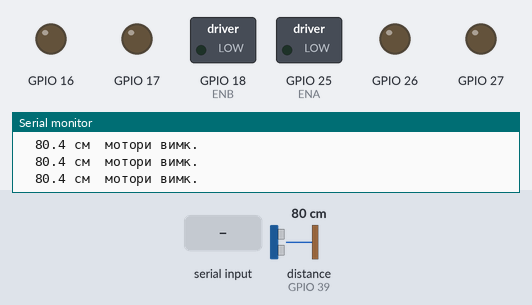
Bench run of a sketch on a simulated ESP32. Parts: switched loads named in the sketch (green lamp = pin HIGH), output pins drawn as LEDs (lit = HIGH), the last lines printed to the serial monitor. Wiring (inferred from the names in the program): ultrasonic range finder: trigger GPIO 15; echo GPIO 39. The test bench sets the inputs (shaded band); at power-on: distance to the obstacle (sensor on GPIO 39) 80 cm. The echo pulse lasts 58.3 µs per cm; pins used as bus, display or sensor lines are not drawn.

Above: at 1.2 s.
1.3 s: "m" received over Serial
At 2.1 s:
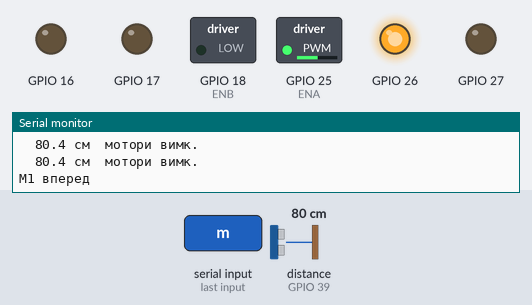
4.3 s: "g" received over Serial
At 5.6 s:
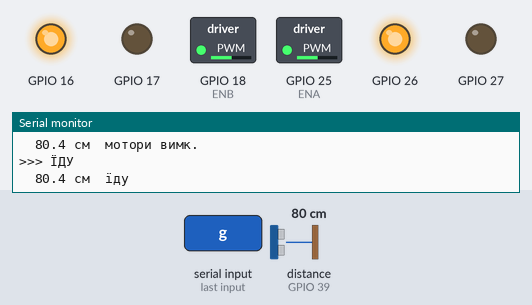
6.8 s: distance to the obstacle (sensor on GPIO 39) set to 37 cm
8.3 s: distance to the obstacle (sensor on GPIO 39) set to 32 cm
At 9.4 s:
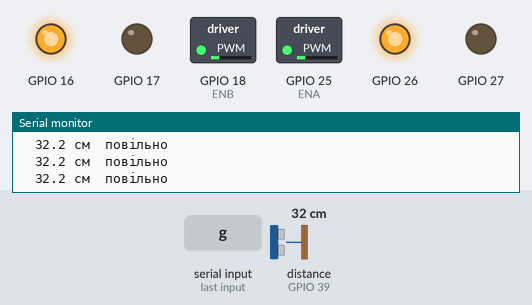
9.8 s: distance to the obstacle (sensor on GPIO 39) set to 16 cm
11.3 s: distance to the obstacle (sensor on GPIO 39) set to 13 cm
At 12.2 s:
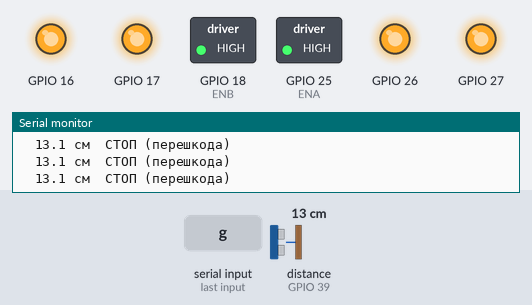
Timing chart, 0 to 13.8 s (numbered marks = the images above; inputs shaded):
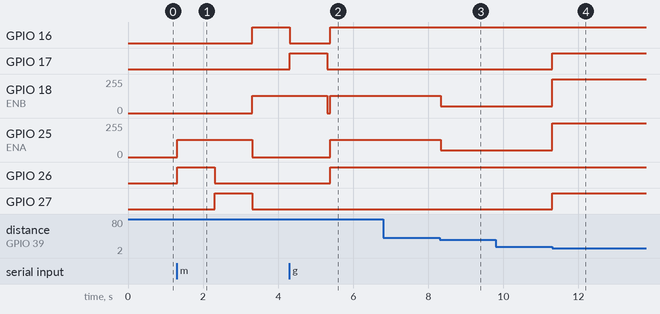

The sketch:

drive_test.ino
```cpp
// Тест моторів + HC-SR04. Піни як на схемі day2_wiring.svg.
// У моніторі: g = їхати, x = стоп, m = тест моторів по черзі
const int ENA = 25, IN1 = 26, IN2 = 27, IN3 = 16, IN4 = 17, ENB = 18;
const int TRIG = 15, ECHO = 39;   // D15, VN
const int SPEED = 130, SLOW_CM = 35, STOP_CM = 15;
bool go = false;

void motor(int en, int a, int b, int v) { digitalWrite(a, v > 0); digitalWrite(b, v < 0); analogWrite(en, abs(v)); }
void drive(int l, int r) { motor(ENA, IN1, IN2, l); motor(ENB, IN3, IN4, r); }
void brake() {
  for (int p : {IN1, IN2, IN3, IN4}) digitalWrite(p, HIGH);
  analogWrite(ENA, 255); analogWrite(ENB, 255);
}
float cm() {
  digitalWrite(TRIG, LOW); delayMicroseconds(2);
  digitalWrite(TRIG, HIGH); delayMicroseconds(10); digitalWrite(TRIG, LOW);
  unsigned long t = pulseIn(ECHO, HIGH, 25000);
  return t ? t / 58.0 : 999;
}
void motorSequence() {
  const char *n[] = {"M1 вперед", "M1 назад", "M2 вперед", "M2 назад"};
  int l[] = {SPEED, -SPEED, 0, 0}, r[] = {0, 0, SPEED, -SPEED};
  for (int i = 0; i < 4; i++) { Serial.println(n[i]); drive(l[i], r[i]); delay(1000); }
  drive(0, 0); Serial.println("тест моторів OK");
}

void setup() {
  Serial.begin(115200);
  for (int p : {ENA, IN1, IN2, IN3, IN4, ENB, TRIG}) pinMode(p, OUTPUT);
  pinMode(ECHO, INPUT);
  drive(0, 0);
  Serial.println("Мотори вимкнені. g = їхати, x = стоп, m = мотори по черзі");
}

void loop() {
  if (Serial.available()) {
    char c = Serial.read();
    if (c == 'g') { go = true;  Serial.println(">>> ЇДУ"); }
    if (c == 'x') { go = false; Serial.println(">>> СТОП"); }
    if (c == 'm') { go = false; motorSequence(); }
  }
  float d = cm();
  const char *st;
  if (!go)               { drive(0, 0); st = "мотори вимк."; }
  else if (d < STOP_CM)  { brake();     st = "СТОП (перешкода)"; }
  else if (d < SLOW_CM)  { drive(SPEED * 0.4, SPEED * 0.4); st = "повільно"; }
  else                   { drive(SPEED, SPEED); st = "їду"; }

  static unsigned long t = 0;
  if (millis() - t > 200) { t = millis(); Serial.printf("%6.1f см  %s\n", d, st); }
  delay(60);
}
```

Measured:
- the behaviour switches between 35 and 34 cm on distance to the obstacle (sensor on GPIO 39) (found by bisection; images 2 and 3)
- the behaviour switches between 15 and 14 cm on distance to the obstacle (sensor on GPIO 39) (found by bisection; images 3 and 4)
- after the input at 1.3 s, GPIO 16: LOW → HIGH after 2.0 s; GPIO 18 (ENB): 0/255 → 130/255 after 2.0 s; GPIO 25 (ENA): 0/255 → 130/255 at once, → 0/255 2.0 s later; GPIO 26: LOW → HIGH at once, → LOW 1.0 s later; GPIO 27: LOW → HIGH after 1.0 s, → LOW 1.0 s later
- after the input at 4.3 s, GPIO 25 (ENA): 0/255 → 130/255 after 1.1 s; GPIO 26: LOW → HIGH after 1.1 s
- after the input at 8.3 s, GPIO 18 (ENB), GPIO 25 (ENA): 130/255 → 52/255 at once
- after the input at 11.3 s, GPIO 17, GPIO 27: LOW → HIGH at once; GPIO 18 (ENB), GPIO 25 (ENA): 52/255 → 255/255 at once
